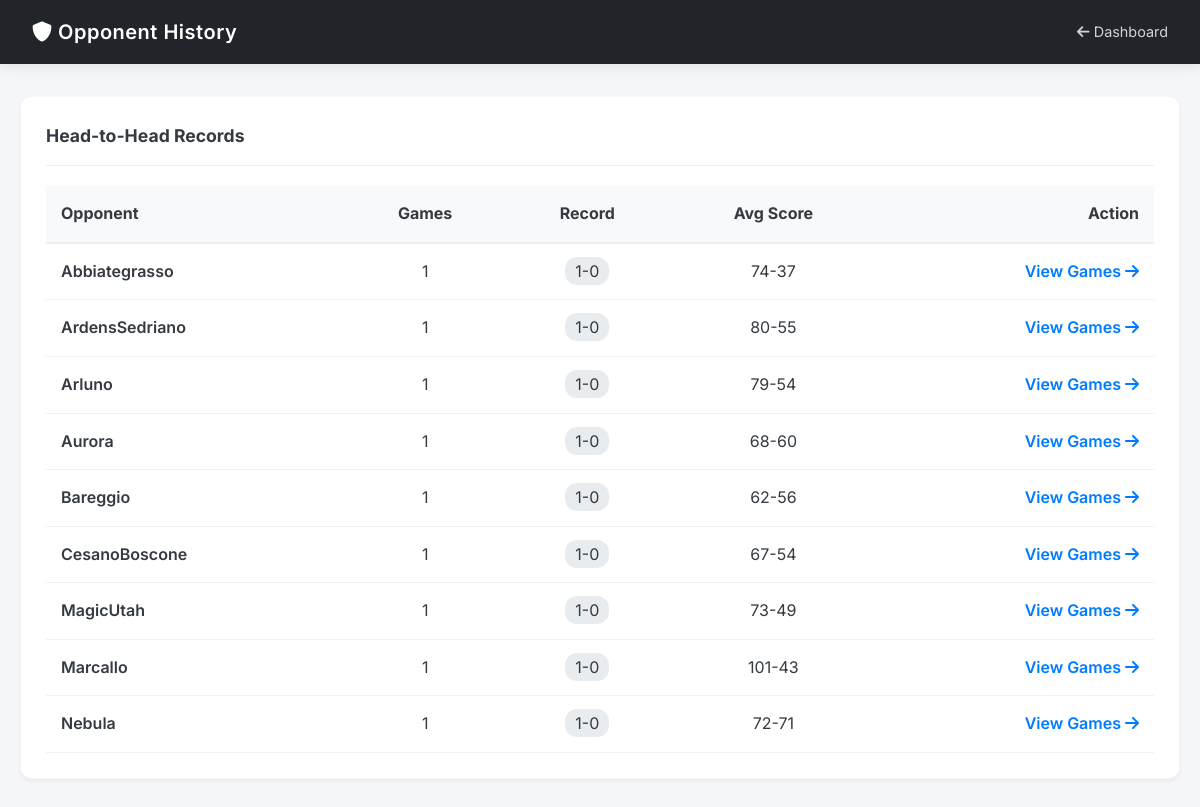
The page /teams (signed in) on the database its author committed.
### core/models.py (models this page shows, shortened)
class Game(db.Model):
    __tablename__ = "games"
    id = db.Column(db.Integer, primary_key=True)
    date = db.Column(db.String(10), nullable=False)
    opponent = db.Column(db.String(100), nullable=False)
    team_score = db.Column(db.Integer, nullable=False)
    opponent_score = db.Column(db.Integer, nullable=False)
    result = db.Column(db.String(1), nullable=False)
    game_type = db.Column(db.String(20), nullable=False)
    sort_date = db.Column(db.String(10), nullable=False)

### web/routes/main.py (the view)
@main_bp.route("/teams")
@login_required
def teams():
    results = db.session.query(Game.opponent).distinct().all()
    team_stats = []
    for r in results:
        opp_name = r[0]
        games = Game.query.filter_by(opponent=opp_name).all()
        wins = sum(1 for g in games if g.result == "W")
        losses = len(games) - wins
        if len(games) > 0:
            avg_team_score = sum(g.team_score for g in games) / len(games)
            avg_opp_score = sum(g.opponent_score for g in games) / len(games)
            avg_score = f"{int(avg_team_score)}-{int(avg_opp_score)}"
        else:
            avg_score = "0-0"
        team_stats.append(
            {
                "name": opp_name,
                "games": len(games),
                "record": f"{wins}-{losses}",
                "avg_score": avg_score,
            }
        )
    return render_template("teams.html", teams=team_stats)

### web/__init__.py (called while the page is built)
def create_app(config_name: str = None) -> Flask:
    app = Flask(__name__)
    config = get_config(config_name)
    app.config.from_object(config)
    setup_logging(app, config)
    db.init_app(app)
    bcrypt.init_app(app)
    csrf.init_app(app)
    cache.init_app(app)
    limiter.init_app(app)
    login_manager.init_app(app)
    login_manager.login_view = "auth.login"
    login_manager.login_message = "Please log in to access this page."
    login_manager.login_message_category = "info"
    @login_manager.user_loader
    def load_user(user_id):
        return User.query.get(int(user_id))
    register_blueprints(app)
    return app

### web/templates/teams.html (shortened to what this page needs)
<!doctype html>
<html lang="en">
    <head>
        <link
            rel="stylesheet"
            href="{{ url_for('static', filename='css/style.css') }}"
        />
        <link
            rel="stylesheet"
            href="https://cdnjs.cloudflare.com/ajax/libs/font-awesome/6.0.0/css/all.min.css"
        />
    </head>
    <body>
        <div class="header">
            <h1><i class="fas fa-shield-alt"></i> Opponent History</h1>
            <a href="{{ url_for('main.index') }}"
                ><i class="fas fa-arrow-left"></i> Dashboard</a
            >
        </div>
        <div class="container">
            <div class="panel">
                <div class="panel-header"><h3>Head-to-Head Records</h3></div>
                <table style="width: 100%; border-collapse: collapse">
                    <thead>
                        <tr
                            style="
                                background: #f8f9fa;
                                border-bottom: 2px solid #eee;
                            "
                        >
                            <th style="padding: 15px; text-align: left">
                                Opponent
                            </th>
                            <th style="padding: 15px; text-align: center">
                                Games
                            </th>
                            <th style="padding: 15px; text-align: center">
                                Record
                            </th>
                            <th style="padding: 15px; text-align: center">
                                Avg Score
                            </th>
                            <th style="padding: 15px; text-align: right">
                                Action
                            </th>
                        </tr>
                    </thead>
                    <tbody>
                        {% for t in teams %}
                        <tr style="border-bottom: 1px solid #f1f1f1">
                            <td style="padding: 15px; font-weight: 600">
                                {{ t.name }}
                            </td>
                            <td style="padding: 15px; text-align: center">
                                {{ t.games }}
                            </td>
                            <td style="padding: 15px; text-align: center">
                                <span
                                    style="
                                        background: #e9ecef;
                                        padding: 4px 10px;
                                        border-radius: 12px;
                                    "
                                    >{{ t.record }}</span
                                >
                            </td>
                            <td style="padding: 15px; text-align: center">
                                {{ t.avg_score }}
                            </td>
                            <td style="padding: 15px; text-align: right">
                                <a
                                    href="{{ url_for('main.opponent_games', opponent_name=t.name) }}"
                                    style="
                                        color: var(--primary);
                                        font-weight: 600;
                                        text-decoration: none;
                                    "
                                >
                                    View Games
                                    <i class="fas fa-arrow-right"></i>
                                </a>
                            </td>
                        </tr>
                        {% endfor %}
                    </tbody>
                </table>
            </div>
        </div>
    </body>
</html>

### web/static/css/style.css (style rules this page uses)
:root { --primary: #007bff; --primary-dark: #0056b3; --secondary: #6c757d; --success: #28a745; --bg-body: #f4f6f9; --bg-card: #ffffff; --text-main: #343a40; --text-muted: #6c757d; --border-radius: 12px; --shadow-sm: 0 2px 4px rgba(0, 0, 0, 0.05); --shadow-md: 0 4px 12px rgba(0, 0, 0, 0.08); }
* { box-sizing: border-box; margin: 0; padding: 0; }
body { font-family: "Inter", -apple-system, BlinkMacSystemFont, "Segoe UI", Roboto, sans-serif; background-color: var(--bg-body); color: var(--text-main); line-height: 1.6; padding-bottom: 40px; }
.header { background: #212529; color: white; padding: 1rem 2rem; display: flex; justify-content: space-between; align-items: center; box-shadow: var(--shadow-md); position: sticky; top: 0; z-index: 1000; }
.header h1 { font-size: 1.25rem; font-weight: 600; letter-spacing: 0.5px; }
.header a { color: rgba(255, 255, 255, 0.8); text-decoration: none; font-size: 0.9rem; transition: 0.2s; }
.container { max-width: 1400px; margin: 2rem auto; padding: 0 20px; }
.panel { background: var(--bg-card); padding: 25px; border-radius: var(--border-radius); box-shadow: var(--shadow-sm); margin-bottom: 25px; border: 1px solid rgba(0, 0, 0, 0.03); }
.panel-header { display: flex; justify-content: space-between; align-items: center; margin-bottom: 20px; border-bottom: 1px solid #eee; padding-bottom: 15px; }
.panel h3 { font-size: 1.1rem; color: var(--text-main); font-weight: 700; margin: 0; }

### rows shown on the page
Game: name "Abbiategrasso", games "1", record "1-0", avg_score "74-37"
Game: name "ArdensSedriano", games "1", record "1-0", avg_score "80-55"
Game: name "Arluno", games "1", record "1-0", avg_score "79-54"
Game: name "Aurora", games "1", record "1-0", avg_score "68-60"
Game: name "Bareggio", games "1", record "1-0", avg_score "62-56"
Game: name "CesanoBoscone", games "1", record "1-0", avg_score "67-54"
Game: name "MagicUtah", games "1", record "1-0", avg_score "73-49"
Game: name "Marcallo", games "1", record "1-0", avg_score "101-43"
Game: name "Nebula", games "1", record "1-0", avg_score "72-71"
